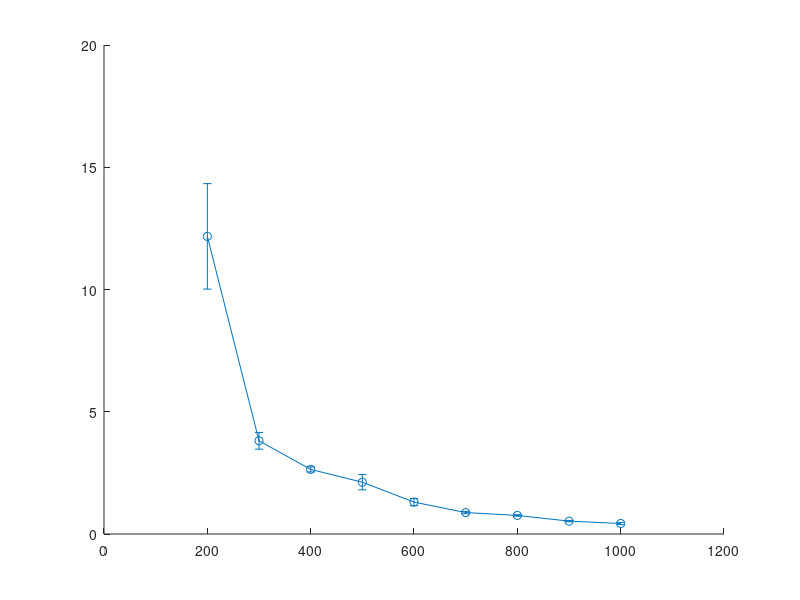

The MATLAB script that drew this image: (Note: this script raises an error after producing the figure.)
%%Draw data for experimentation occurring in Dec 23
close all
%--------------------Data:
%Comparison with real world
xMagneticGradient = [nan,200,300,400,500,600,700,800,900,1000;
    100,200,300,400,500,600,700,800,900,1000];
   % 100,200,300,400,500,600,700,800,900,1000];
ySIM = [46.512,11.628,5.168,2.908,1.862,1.292,0.95,0.728,0.576,0.466;
    8.454,3.542,2.032,1.338,0.954,0.716,0.56,0.45,0.37,0.31];
yCentreMass = [nan,12.17328176,3.812489495,2.642472035,2.118412431,1.304644141,0.876804441,0.760185999,0.526752971,0.429052288;
    8.981758654,3.422943992,2.256141739,1.243125878,1.022945019,0.817271251,0.560586891,0.442029934,0.39166477,0.329443422];
   % 2.304562612,1.518018258,0.901767579,0.779648928,0.590271474,0.608549841,0.603665914,0.451864794,0.466587043,0.442810586];
yErrCentreMass = [nan,2.156827227,0.341961349,0.104225931,0.312307199,0.147472215,0.048398177,0.029996719,0.027716329,0.045154457;
    1.949534974,0.349199702,0.319479026,0.036205572,0.084373467,0.094393343,0.024412964,0.053179545,0.018687939,0.035392207];
  %  0.060968828,0.058219436,0.063302935,0.047180716,0.040413652,0.019478045,0.038407423,0.029737199,0.056668734,0.026151592];
%No error for sim

xMagneticGradientAli = [0.6283186,0.9424779,1.2566372,1.8849558,2.5132744];
yAli = [3,1.6,1.3,1,0.7];
ySIMAli = [2.912,1.942,1.456,0.972,0.814];

%Flow@3mt:
xFlowVelocity = [0.005,0.01,0.015,0.02,0.025,0.03,0.035,0.04,0.045,0.05,0.055,0.06];
yFlowVelocity = [99.74,99.64,96.32,82.66,80.1,60.89999999999999,61.65999999999999,46.8,56.08,34.92,27.060000000000002,35.26];
yErrFlowVelocity = [0.08221921916437948,0.11384199576606148,0.22768399153212296,0.8411658576047878,0.6640783086353579,0.6008327554319939,1.9416384833433917,6.451046426743492,2.1250505876331505,3.9465225198901366,3.1433039942073684,0.9929551852928713]; %SE

xsplit = [0.005,0.01,0.015,0.02,0.025,0.03,0.035,0.04,0.045,0.05,0.055,0.06];
ysplit = [100,95.24,80.44,81.1,78.38,76.28,71.18,58.94,63.26,68.6,63.98,58.98];
yErrsplit = [0,1.505244166,0.999279741,1.106797181,1.005604296,2.049155924,2.156673364,3.181251326,0.018973666,8.032185257,9.986472851,5.938757446];

xForceLimit = [1,0.5,0.25,0.125,0.0625,0.03125];
yForceLimit = [99.64, 84.14, 54.62, 31.52, 28.88, 23.08];
yErrForceLimit = [0.113841996,3.244496879,0.196061215,0.151789328,0.025298221,0.101192885];

%Value for report to paper
ySIM(1,:)
deviation = abs((ySIM(1,:) - yCentreMass(1,:))/yCentreMass(1,:))
deviation(2:end)
deviationa = abs((ySIM(2,:) - yCentreMass(2,:))/yCentreMass(2,:))
deviationnn = mean([deviation(2:end),deviationa])

%Figure 1 (CentreMass)
figure1 = figure;
axes1 = axes('Parent',figure1);
hold(axes1,'on');

plot11 = errorbar(axes1,xMagneticGradient(1,:),yCentreMass(1,:), yErrCentreMass(1,:),'o-','MarkerEdgeColor','black','MarkerSize',4,'MarkerFaceColor','blue','color','blue');%,'MarkerEdgeColor','#808080','MarkerFaceColor','#ff3300');
hold on
plot12 = errorbar(axes1,xMagneticGradient(2,:),yCentreMass(2,:), yErrCentreMass(2,:), 'square-','MarkerEdgeColor','black','MarkerSize',4,'MarkerFaceColor','red');%,'MarkerEdgeColor','#808080','MarkerFaceColor','#008002');
hold on
plot13 = plot(axes1,xMagneticGradient(1,:),ySIM(1,:),'o--','MarkerEdgeColor','black','MarkerSize',4,'Color','blue','MarkerFaceColor','blue','color','blue');%,'MarkerEdgeColor','#808080','MarkerFaceColor','cyan');
hold on
plot14 = plot(axes1,xMagneticGradient(2,:),ySIM(2,:), 'square--','MarkerEdgeColor','black','MarkerSize',4,'Color','red','MarkerFaceColor','red');%,'MarkerEdgeColor','black','MarkerFaceColor','blue');
hold on

xlim(axes1,[50,1050]);
xlabel("Magnetic Gradient applied (mT/m)");
ylabel("Average time for particles to travel 1mm (s)");
box(axes1,'on');
grid(axes1,'on');

% Create legend
legend(axes1,'Measured at 2mT','Measured at 3mT','Simulated at 2mT','Simulated at 3mT','Location','northeast'); %Spread" formation','Particles start in a "Split Clump" formation','Particles start in a "Split Spread" formation','','','',''
title(axes1,"Time taken to travel 1mm for differing magnetic gradients");
fontname(axes1,"times new roman")

%Figure 2 (Ali Data)
figure2 = figure;
axes2 = axes('Parent',figure2);
hold(axes2,'on');

plot21 = plot(axes2,xMagneticGradientAli.*1000,yAli,'o-','MarkerEdgeColor','black','MarkerSize',4,'MarkerFaceColor','blue','color','blue');
hold on
plot22 = plot(axes2,xMagneticGradientAli.*1000,ySIMAli,'square--','MarkerEdgeColor','black','MarkerSize',4,'MarkerFaceColor','black','Color','blue');
hold on

xlim(axes2,[500,3000]);
xlabel("Limit of force user is permitted to apply (mT/m)");
ylabel("Percentage of particles reaching the goal");
box(axes2,'on');
grid(axes2,'on');
legend(axes2,'Previous experimental data','New simulated data','Location','northeast'); %Spread" formation','Particles start in a "Split Clump" formation','Particles start in a "Split Spread" formation','','','',''
title(axes2,"Time taken to travel 1mm for differing magnetic gradients");
fontname(axes2,"times new roman")

%Figure 1a (NewParticlesComparison)
figure1a = figure;
axes1a = axes('Parent',figure1a);
hold(axes1a,'on');

plot1a = plot(axes1a,yCentreMass(1,:),ySIM(1,:) ,'o-','MarkerEdgeColor','black','MarkerSize',4,'MarkerFaceColor','blue','color','blue');
hold on
plot1b = plot(axes1a,yCentreMass(2,:),ySIM(2,:) ,'square-','MarkerEdgeColor','black','MarkerSize',4,'MarkerFaceColor','blue');
hold on
plot1c = plot(axes1a,[0:12],[0:12],'-','Color','black');
hold on

xlabel("Experimental results time to reach 1mm");
ylabel("Simulated results time to reach 1mm");
box(axes1a,'on');
grid(axes1a,'on');
legend(axes1a,'2mt','3mt','Ideal Simulation','Location','southeast')
title(axes1a,"Comparison of simulated vs recorded times to travel 1mm");
fontname(axes1a,"times new roman")

%Figure 2a (NewParticlesComparison)
figure2a = figure;
axes2a = axes('Parent',figure2a);
hold(axes2a,'on');

plot1a = plot(axes2a,yAli,ySIMAli ,'o-','MarkerEdgeColor','black','MarkerSize',4,'MarkerFaceColor','blue','color','blue');
hold on
plot1c = plot(axes2a,[0.6:0.1:3.1],[0.6:0.1:3.1],'-','Color','black');
hold on

xlim(axes2a,[0.6,3.1]);
ylim(axes2a,[0.6,3.1]);
xlabel("Experimental results time to reach 1mm");
ylabel("Simulated results time to reach 1mm");
box(axes2a,'on');
grid(axes2a,'on');
legend(axes2a,'Previous Experimental Data','Ideal Simulation','Location','southeast')
title(axes2a,"Comparison of simulated vs recorded times to travel 1mm");
fontname(axes2a,"times new roman")

%Figure 3 (Flow Velocity)
figure3 = figure;
axes3 = axes('Parent',figure3);
hold(axes3,'on');

plot31 = errorbar(axes3,xFlowVelocity(1,:),yFlowVelocity(1,:), yErrFlowVelocity(1,:),'o-','MarkerEdgeColor','black','MarkerSize',4,'MarkerFaceColor','blue','color','blue');
hold on
plot32 = errorbar(axes3,xsplit(1,:),ysplit(1,:), yErrsplit(1,:),'square-','MarkerEdgeColor','black','MarkerSize',4,'MarkerFaceColor','red','color','red');
hold on

xlim(axes3,[0,0.065]);
xlabel("Flow Velocity (m/s)");
ylabel("Percentage of particles reaching the goal");
box(axes3,'on');
grid(axes3,'on');

%Create Title
title(axes3,"Percentage of particles reaching the goal state for different fluid flow velocities");
legend(axes3,'clump start','split start','Location','southwest')
fontname(axes3,"times new roman")

%Figure 4 (ForceLimit)
figure4 = figure;
axes4 = axes('Parent',figure4);
hold(axes4,'on');

plot41 = errorbar(axes4,xForceLimit(1,:).*1000,yForceLimit(1,:), yErrForceLimit(1,:),'o-','MarkerEdgeColor','black','MarkerSize',4,'MarkerFaceColor','blue','color','blue');
hold on

xlim(axes4,[0,1050]);
xlabel("Limit of force user is permitted to apply (mT/m)");
ylabel("Percentage of particles reaching the goal");
box(axes4,'on');
grid(axes4,'on');

%Create Title
title(axes4,"Percentage of particles reaching the goal for different limits applied to user input");
fontname(axes4,"times new roman")